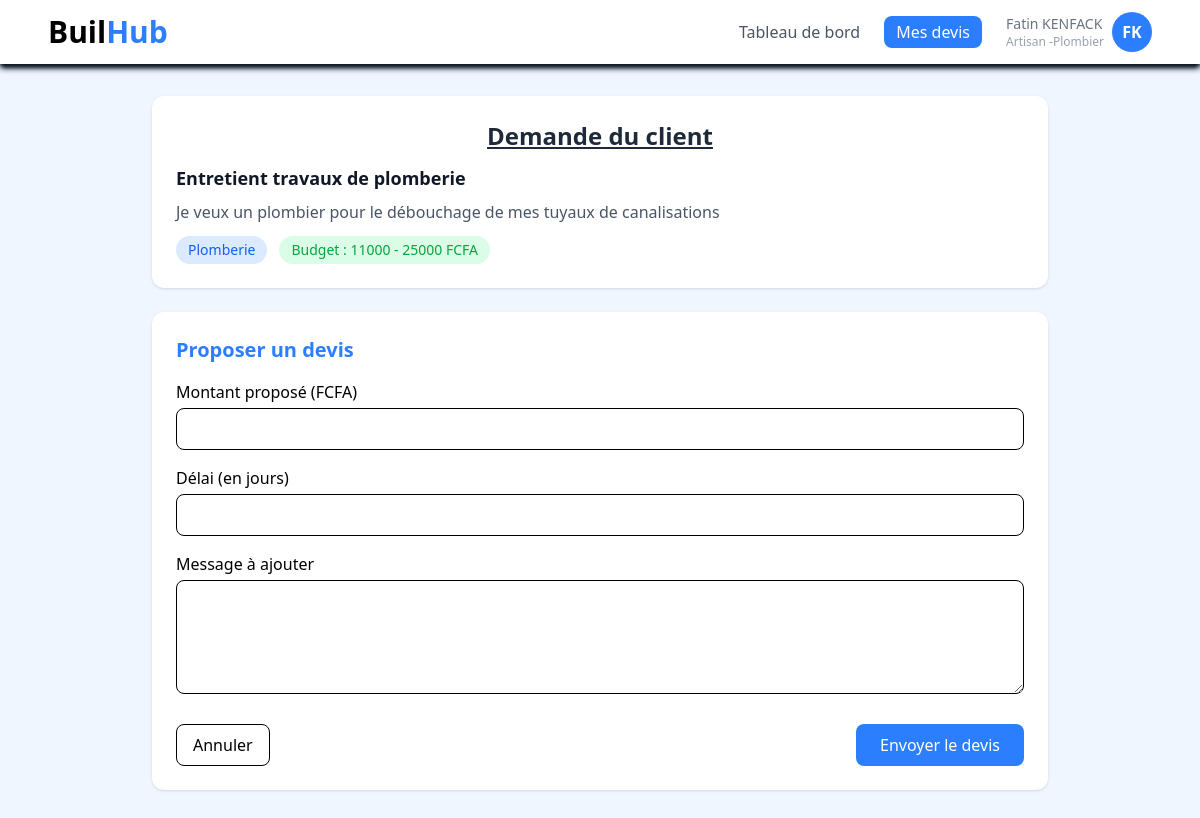
/creerdevis/13/ (signed in), run on the app's committed database.
### clients/models.py (models this page shows, shortened)
class Demande(models.Model):
    CATEGORIES = [
        ('Plomberie', 'Plomberie'),
        ('Maçonnerie', 'Maçonnerie'),
        ('Électricité', 'Électricité'),
        ('Ménuiserie', 'Ménuiserie'),
        ('Carrelage', 'Carrelage'),
        ('Peinture', 'Peinture'),
    ]
    STATUTS = [
        ('En attente', 'En attente'),
        ('Dévis reçu', 'Dévis reçu'),
        ('En cours', 'En cours'),
        ('Terminé', 'Terminé'),
    ]
    user = models.ForeignKey(User, on_delete=models.CASCADE)
    titre = models.CharField(max_length=255, blank=False)
    description = models.TextField(blank=False)
    categorie = models.CharField(max_length=20, choices=CATEGORIES, blank=False)
    budget_min = models.IntegerField(blank=False)
    budget_max = models.IntegerField(blank=False)
    localisation = models.CharField(max_length=255, blank=False)
    statut = models.CharField(max_length=20, choices=STATUTS, default='En attente')
    date_creation = models.DateTimeField(auto_now_add=True)

### artisans/views.py (the view, shortened to what this page needs)
# urls.py: path("creerdevis/<int:demande_id>/", views.creerdevis, name="creerdevis"),
@login_required(login_url='connexion')
def creerdevis(request, demande_id):
    demande = get_object_or_404(Demande, id=demande_id)
    return render(request, 'creerdevis.html', {'demande': demande})

### artisans/templates/creerdevis.html (shortened to what this page needs)
{% extends "base.html" %}
{% load static %}
{% block content %}
{% block navbar %}
<section>
    <div class="bg-white shadow-md shadow-gray-900 fixed z-50 top-0 left-0 w-full">
        <nav class="flex justify-between items-center h-16 px-4 md:px-12">
            <h3 class="text-xl md:text-2xl lg:text-3xl font-bold">
                Buil<span class="text-blue-500">Hub</span>
            </h3>
            <div class="hidden md:flex items-center gap-6">
                <a class="hover:text-blue-500 text-gray-600" href="{% url 'dashart' %}">
                    Tableau de bord
                </a>
                <a class="text-white bg-blue-500 px-3 py-1 rounded-lg" href="{% url 'devis' %}">
                    Mes devis
                </a>
                <div class="flex items-center gap-2">
                    <div>
                        <p class="text-gray-500 text-sm">Fatin KENFACK</p>
                        <p class="text-gray-400 text-xs">
                            Artisan -Plombier
                        </p>
                    </div>
                    <div
                        class="w-10 h-10 flex items-center justify-center bg-blue-500 text-white font-bold rounded-full">
                        FK
                    </div>
                </div>
            </div>
        </nav>
    </div>
</section>
{% endblock %}
<section class="bg-blue-50 min-h-screen pt-24 pb-10">
    <div class="max-w-4xl mx-auto space-y-6">
        <div class="bg-white p-6 rounded-xl shadow">
            <h2 class="text-2xl text-center font-bold text-gray-800 mb-3">
               <span class="underline">Demande du client </span>
            </h2>
            <h3 class="text-lg font-semibold text-gray-900">
                {{demande.titre}}
            </h3>
            <p class="text-gray-600 mt-2">
                {{demande.description}}
            </p>
            <div class="flex gap-3 mt-3">
                <span class="bg-blue-100 text-blue-600 px-3 py-1 rounded-full text-sm">
                    {{demande.categorie}}
                </span>
                <span class="bg-green-100 text-green-600 px-3 py-1 rounded-full text-sm">
                    Budget : {{demande.budget_min}} - {{demande.budget_max}} FCFA
                </span>
            </div>
        </div>
        <div class="bg-white p-6 rounded-xl shadow">
            <h2 class="text-xl font-bold text-blue-500 mb-4">
                 Proposer un devis
            </h2>
            <form method="POST">
                <div class="mb-4">
                    <label class="block mb-1 font-medium">Montant proposé (FCFA)</label>
                    <input type="number" name="montant"
                        class="w-full border focus:border-blue-500 rounded-lg px-4 py-2 focus:ring-2 focus:ring-blue-500 outline-none">
                </div>
                <div class="mb-4">
                    <label class="block mb-1 font-medium">Délai (en jours)</label>
                    <input type="number" name="delai"
                        class="w-full border rounded-lg focus:border-blue-500 px-4 py-2 focus:ring-2 focus:ring-blue-500 outline-none">
                </div>
                <div class="mb-4">
                    <label class="block mb-1 font-medium">Message à ajouter</label>
                    <textarea name="message" rows="4"
                        class="w-full border rounded-lg focus:border-blue-500 px-4 py-2 focus:ring-2 focus:ring-blue-500 outline-none"></textarea>
                </div>
                <div class="flex justify-between mt-6">
                    <a href="{% url 'dashart' %}" class="px-4 py-2 border rounded-lg">
                        Annuler
                    </a>
                    <button type="submit"
                        class="bg-blue-500 text-white px-6 py-2 rounded-lg hover:bg-blue-600">
                        Envoyer le devis
                    </button>
                </div>
            </form>
        </div>
    </div>
</section>
{% endblock %}

### first/static/first/css/inp.css (style rules this page uses)
html { scroll-behavior: smooth; }

### data on the page
Demande: titre "Entretient travaux de plomberie", description "Je veux un plombier pour le débouchage de mes tuyaux de canalisations", categorie "Plomberie", budget_min "11000", budget_max "25000"
